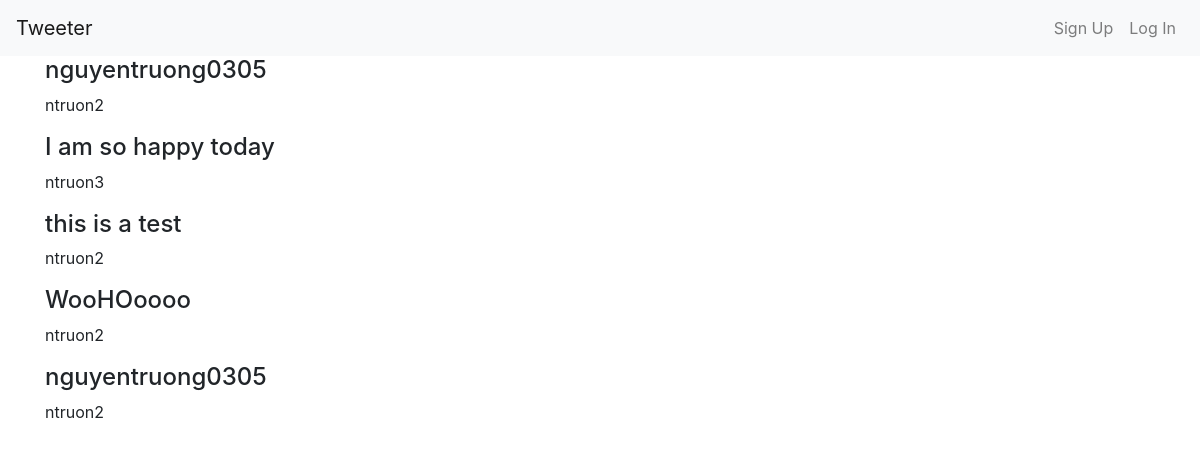
The page / on the database its author committed.
### tweets/models.py (models this page shows, shortened)
class Tweet(models.Model):
    user = models.ForeignKey(get_user_model(), on_delete=models.PROTECT)
    body = models.CharField(max_length=255)
    created_at = models.DateTimeField(default=timezone.now)
    updated_at = models.DateTimeField(default=timezone.now)

### users/models.py (models this page shows, shortened)
class CustomUser(AbstractUser):
    gender = models.CharField(max_length=255, blank=True, null=True)
    dob = models.DateField(null=True, blank=True)
    location = models.CharField(max_length=255, blank=True, null=True)
    def __str__(self):
        return self.username

### tweets/views.py (the view)
# urls.py: path('', TweetListView.as_view(), name='home'),
class TweetListView(ListView):
    model = Tweet
    template_name = 'home.html'

### tweets/templates/home.html
{% extends 'base.html' %}
{% block content %}
  {% for tweet in object_list %}
    <div class="tweet-entry">
    <h4>{{ tweet.body }}</h4>
    <p>{{ tweet.user }}</p>
    </div>
  {% endfor %}
{% endblock content %}

### rows shown on the page
Tweet: body "nguyentruong0305", user "ntruon2"
Tweet: body "I am so happy today", user "ntruon3"
Tweet: body "this is a test", user "ntruon2"
Tweet: body "WooHOoooo", user "ntruon2"
Tweet: body "nguyentruong0305", user "ntruon2"
